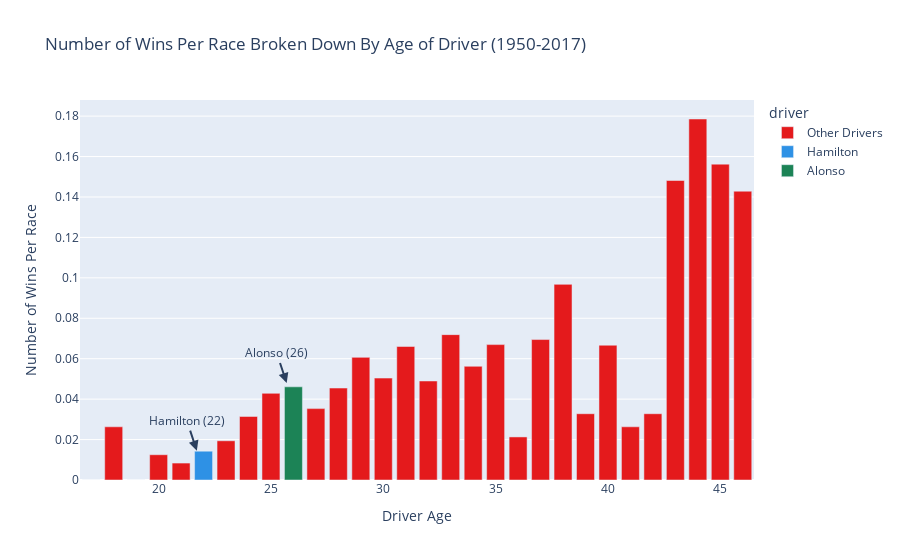

Here is the notebook cell this chart was saved with:
### Code cell
# number of wins per race
fig = px.bar(df_age_wins_agg2, x='age', y='wins_p_race', color='driver',
              color_discrete_map={'Other Drivers': 'rgb(228, 26, 28)', 'Hamilton': '#2E91E5', 'Alonso': '#1C8356'},
              labels={'wins_p_race': 'Number of Wins Per Race', 'age': 'Driver Age'},
             title='Number of Wins Per Race Broken Down By Age of Driver (1950-2017)')

fig.add_annotation(x=21.7, y=.0145, text='Hamilton (22)', showarrow=True, arrowhead=2, arrowsize=1, arrowwidth=2)
fig.add_annotation(x=25.7, y=.048, text='Alonso (26)', showarrow=True, arrowhead=2, arrowsize=1, arrowwidth=2)
fig.show()

### Figure 1 — Plotly figure (JSON) as saved in the notebook; plotly's stock layout.template omitted (floating-point values rounded to 4 significant figures)
{"data": [{"alignmentgroup": "True", "hovertemplate": "driver=Other Drivers<br>Driver Age=%{x}<br>Number of Wins Per Race=%{y}<extra></extra>", "legendgroup": "Other Drivers", "marker": {"color": "rgb(228, 26, 28)"}, "name": "Other Drivers", "offsetgroup": "Other Drivers", "orientation": "v", "showlegend": true, "textposition": "auto", "type": "bar", "x": [17, 18, 19, 20, 21, 23, 24, 25, 27, 28, 29, 30, 31, 32, 33, 34, 35, 36, 37, 38, 39, 40, 41, 42, 43, 44, 45, 46], "xaxis": "x", "y": [0, 0.02632, 0, 0.0125, 0.00838, 0.0194, 0.03144, 0.04287, 0.03531, 0.04548, 0.06066, 0.05041, 0.06605, 0.04898, 0.07191, 0.05624, 0.06697, 0.02131, 0.06947, 0.09677, 0.03279, 0.06667, 0.02632, 0.03279, 0.1481, 0.1786, 0.1562, 0.1429], "yaxis": "y"}, {"alignmentgroup": "True", "hovertemplate": "driver=Hamilton<br>Driver Age=%{x}<br>Number of Wins Per Race=%{y}<extra></extra>", "legendgroup": "Hamilton", "marker": {"color": "#2E91E5"}, "name": "Hamilton", "offsetgroup": "Hamilton", "orientation": "v", "showlegend": true, "textposition": "auto", "type": "bar", "x": [22], "xaxis": "x", "y": [0.01424], "yaxis": "y"}, {"alignmentgroup": "True", "hovertemplate": "driver=Alonso<br>Driver Age=%{x}<br>Number of Wins Per Race=%{y}<extra></extra>", "legendgroup": "Alonso", "marker": {"color": "#1C8356"}, "name": "Alonso", "offsetgroup": "Alonso", "orientation": "v", "showlegend": true, "textposition": "auto", "type": "bar", "x": [26], "xaxis": "x", "y": [0.04609], "yaxis": "y"}], "layout": {"annotations": [{"arrowhead": 2, "arrowsize": 1, "arrowwidth": 2, "showarrow": true, "text": "Hamilton (22)", "x": 21.7, "y": 0.0145}, {"arrowhead": 2, "arrowsize": 1, "arrowwidth": 2, "showarrow": true, "text": "Alonso (26)", "x": 25.7, "y": 0.048}], "barmode": "relative", "legend": {"title": {"text": "driver"}, "tracegroupgap": 0}, "title": {"text": "Number of Wins Per Race Broken Down By Age of Driver (1950-2017)"}, "xaxis": {"anchor": "y", "domain": [0, 1], "title": {"text": "Driver Age"}}, "yaxis": {"anchor": "x", "domain": [0, 1], "title": {"text": "Number of Wins Per Race"}}}}
